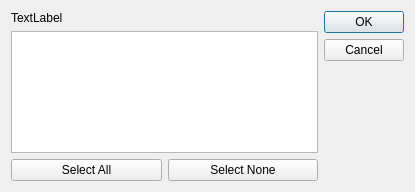
<?xml version="1.0" encoding="UTF-8"?>
<ui version="4.0">
 <class>ModeSelectDialog</class>
 <widget class="QDialog" name="ModeSelectDialog">
  <property name="geometry">
   <rect>
    <x>0</x>
    <y>0</y>
    <width>415</width>
    <height>192</height>
   </rect>
  </property>
  <property name="windowTitle">
   <string>Select Modes</string>
  </property>
  <layout class="QGridLayout" name="gridLayout">
   <item row="0" column="0" colspan="2">
    <widget class="QLabel" name="label">
     <property name="text">
      <string>TextLabel</string>
     </property>
     <property name="alignment">
      <set>Qt::AlignLeading|Qt::AlignLeft|Qt::AlignTop</set>
     </property>
    </widget>
   </item>
   <item row="0" column="2" rowspan="3">
    <widget class="QDialogButtonBox" name="buttonBox">
     <property name="orientation">
      <enum>Qt::Vertical</enum>
     </property>
     <property name="standardButtons">
      <set>QDialogButtonBox::Cancel|QDialogButtonBox::Ok</set>
     </property>
     <property name="centerButtons">
      <bool>false</bool>
     </property>
    </widget>
   </item>
   <item row="1" column="0" colspan="2">
    <widget class="QListWidget" name="modeList">
     <property name="frameShadow">
      <enum>QFrame::Plain</enum>
     </property>
     <property name="selectionMode">
      <enum>QAbstractItemView::ExtendedSelection</enum>
     </property>
    </widget>
   </item>
   <item row="2" column="0">
    <widget class="QPushButton" name="selAllButton">
     <property name="text">
      <string>Select All</string>
     </property>
    </widget>
   </item>
   <item row="2" column="1">
    <widget class="QPushButton" name="selNoneButton">
     <property name="text">
      <string>Select None</string>
     </property>
    </widget>
   </item>
  </layout>
 </widget>
 <resources/>
 <connections>
  <connection>
   <sender>buttonBox</sender>
   <signal>accepted()</signal>
   <receiver>ModeSelectDialog</receiver>
   <slot>accept()</slot>
   <hints>
    <hint type="sourcelabel">
     <x>248</x>
     <y>254</y>
    </hint>
    <hint type="destinationlabel">
     <x>157</x>
     <y>274</y>
    </hint>
   </hints>
  </connection>
  <connection>
   <sender>buttonBox</sender>
   <signal>rejected()</signal>
   <receiver>ModeSelectDialog</receiver>
   <slot>reject()</slot>
   <hints>
    <hint type="sourcelabel">
     <x>316</x>
     <y>260</y>
    </hint>
    <hint type="destinationlabel">
     <x>286</x>
     <y>274</y>
    </hint>
   </hints>
  </connection>
 </connections>
</ui>
